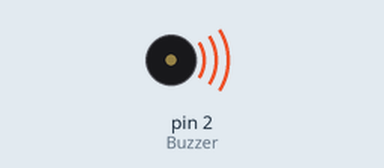
This sketch was run on a simulated Arduino Uno, built with avr-gcc and run on an emulated ATmega328P. On the bench: buzzer (waves = sounding, pin HIGH).

Above: at 0.2 s.
Timing chart, 0 to 3.0 s (numbered marks = the images above):
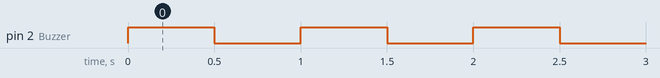

Measured:
- by itself, pin 2 (Buzzer): alternates HIGH for 0.50 s and LOW for 0.50 s

The sketch:

3_Buzzer.ino
```cpp
//Assigning PB5r pin as Nuzzer
#define Buzzer 2

void setup() {
  pinMode(Buzzer, OUTPUT);
}

void loop() {
  digitalWrite(Buzzer, HIGH);   // turn the LED on (HIGH is the voltage level)
  delay(500);               // wait for a half second
  digitalWrite(Buzzer, LOW);    // turn the LED off by making the voltage LOW
  delay(500);               // wait for a half second
}
```
